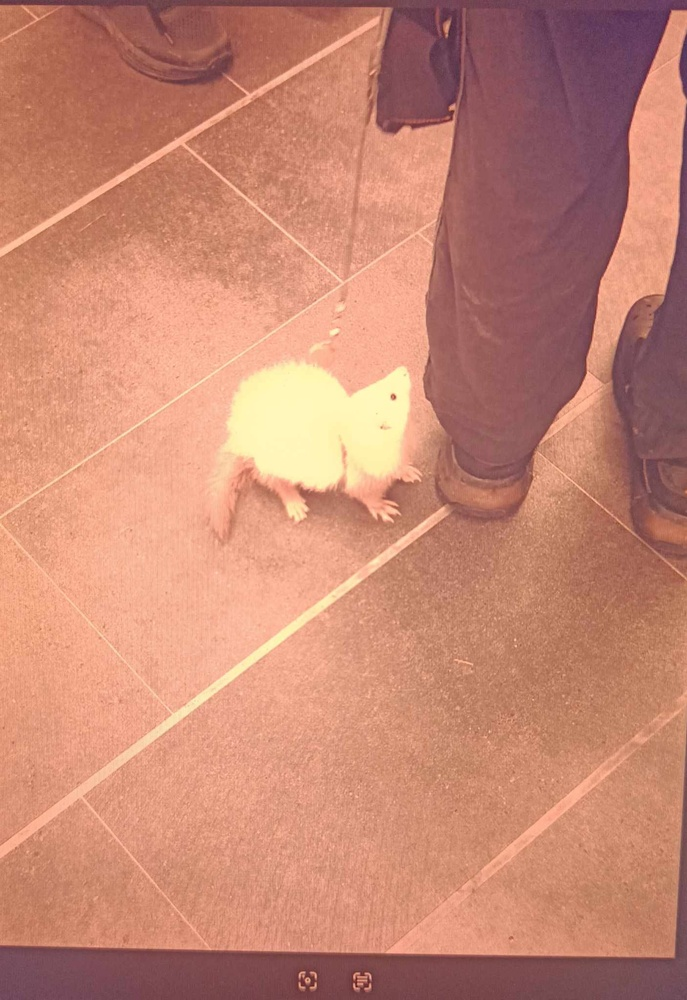
#> input picture test_image/flux_2700K.jpg, 687 x 1000 px, shrunk from 1406 x 2048 before the run
$ python rlab.py --img ../../../test_image/flux_2700K.jpg
#> lines starting #> are read from the running program, lines starting #| are printed output that depends on the picture
import argparse

import cv2
import matplotlib.pyplot as plt
import numpy as np
from colour import (CCS_ILLUMINANTS, CIECAM02_to_XYZ, XYZ_to_CIECAM02,
                    XYZ_to_sRGB, sRGB_to_XYZ, xy_to_xyY, xyY_to_XYZ)
from PIL import Image


def load_image(path):
#> called with path = '../../../test_image/flux_2700K.jpg'
    img = cv2.imread(path)
#> img is the input picture: shape (1000, 687, 3); mean B, G, R 114.9, 135.4, 199
    if img is None:
        raise FileNotFoundError(f"Image not found: {path}")
    return cv2.cvtColor(img, cv2.COLOR_BGR2RGB)

def save_image(rgb_image, path):
    rgb_uint8 = np.clip(rgb_image * 255, 0, 255).astype(np.uint8)
    Image.fromarray(rgb_uint8).save(path)

def simulate_d27_CIECAM02(rgb_image, Y_n=20, surround='Average'):
#> called with Y_n = 20, surround = 'Average'
    rgb_image = rgb_image / 255.0
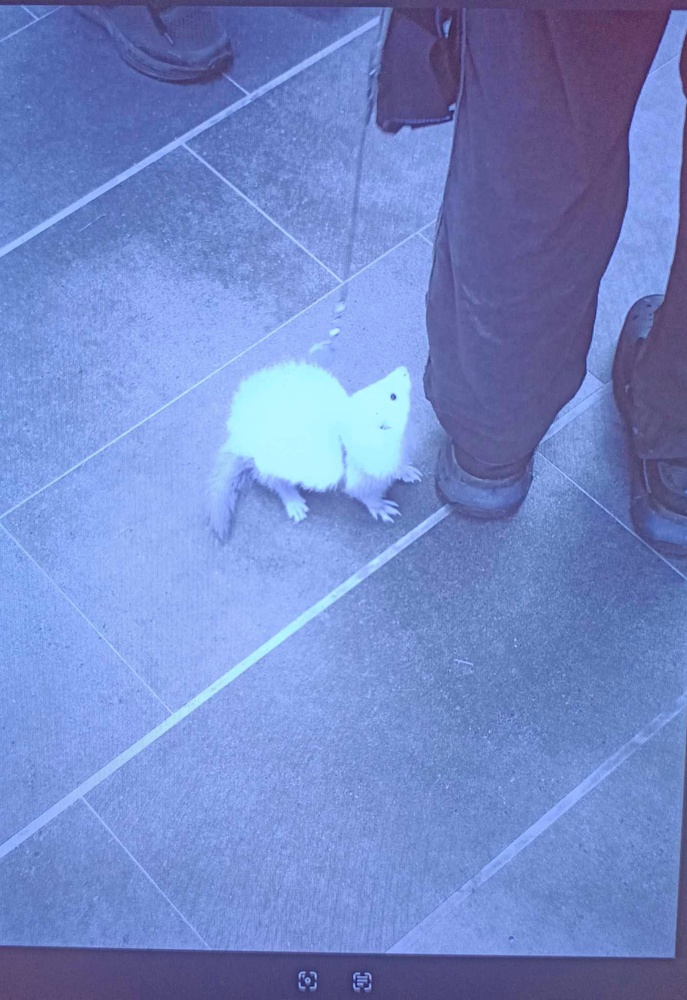
#> rgb_image: shape (1000, 687, 3) float64; mean of channels 0, 1, 2 0.78, 0.531, 0.45; drawn as B, G, R
    xyz = np.array([sRGB_to_XYZ(rgb) * 100 for rgb in rgb_image.reshape(-1, 3)])

    # White points
    XYZ_w_d65 = xyY_to_XYZ(xy_to_xyY(CCS_ILLUMINANTS["CIE 1931 2 Degree Standard Observer"]["D65"]))
    # LED-B1	0.4560	0.4560 (wiki)
    XYZ_w_d27 = xyY_to_XYZ(xy_to_xyY(np.array([0.54369557, 0.32107944])))

    from colour.appearance import VIEWING_CONDITIONS_CIECAM02
    vc = VIEWING_CONDITIONS_CIECAM02[surround]
    Y_b = 20.0        # background luminance
    vc = VIEWING_CONDITIONS_CIECAM02[surround]
    # Original appearance under D65
    # Compute appearance under D65
    appearance_d65 = [
        XYZ_to_CIECAM02(x, XYZ_w_d65, Y_n, Y_b, surround=vc)
        for x in xyz
    ]

    # Adapt appearance to D27 and convert back to XYZ
    xyz_d27 = [
        CIECAM02_to_XYZ(a, XYZ_w_d27, Y_n, Y_b, surround=vc)
        for a in appearance_d65
    ]

    # Back to sRGB
    rgb_d27 = np.stack([XYZ_to_sRGB(x / 100) for x in xyz_d27])
    return np.clip(rgb_d27.reshape(rgb_image.shape), 0, 1)

def main():
    parser = argparse.ArgumentParser()
    parser.add_argument('--img', required=True, help='Input image path')
    parser.add_argument('--out', default='d27_output.png', help='Output path for D27 image')
    parser.add_argument('--clusters', type=int, default=1000, help='Number of clusters for visualization')
    args = parser.parse_args()

    # Load image
    print(f"Loading image: {args.img}")
    img = load_image(args.img)

    # Simulate D27 appearance
    print("Simulating perceptual appearance under D27...")
    img_d27 = simulate_d27_CIECAM02(img)
    save_image(img_d27, args.out)
    print(f"Saved simulated image to {args.out}")


if __name__ == '__main__':
    main()
#> (the call stopped at in simulate_d27_CIECAM02, `xyz = np.array([sRGB_to_XYZ(rgb) * 100 for rgb in rgb_image.reshape(-1..`: colour is not available in this run)
